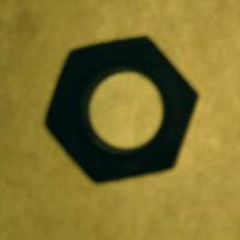
%> input picture HW2/HW2.png, 240 x 240 px
$ octave Part3c.m   (GNU Octave 9; MATLAB toolbox functions it lacks are replaced by stand-ins)
%> lines starting %> are read from the running program, lines starting %| are printed output that depends on the picture; in (x1, y1, x2, y2) boxes, pixels count from 0 and x2, y2 are one past the last pixel; in counts of white or black regions, pixels touching at a corner belong together; the program's own positions count from 1
im = rgb2gray(imread('HW2.png'));
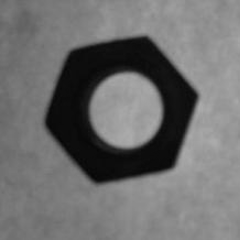
%> im: size 240x240 uint8; min 4, max 171, mean 110.6
edgeImg = edge(im);
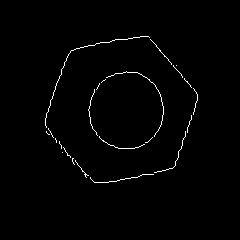
%> edgeImg: size 240x240 logical; 1.2% white in thin lines or dots, all inside (x1, y1, x2, y2) = (45, 36, 198, 183)
%> (the run ends here)

$ run again, with HW2/Camera.png copied over HW2/HW2.png
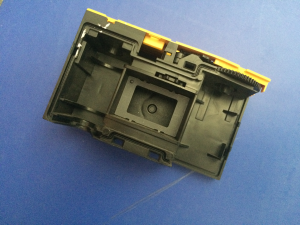
%> input picture HW2/Camera.png, 300 x 225 px
%> `im = rgb2gray(imread('HW2.png'));`:
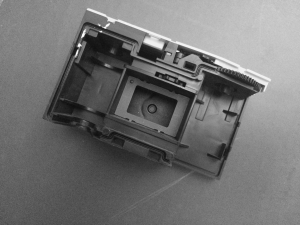
%> im: size 225x300 uint8; min 15, max 252, mean 114.4
%> `edgeImg = edge(im);`:
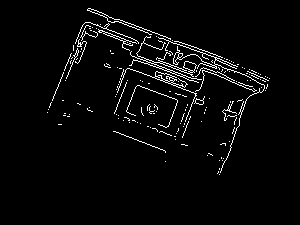
%> edgeImg: size 225x300 logical; 3.5% white in thin lines or dots, all inside (x1, y1, x2, y2) = (47, 8, 270, 175)
